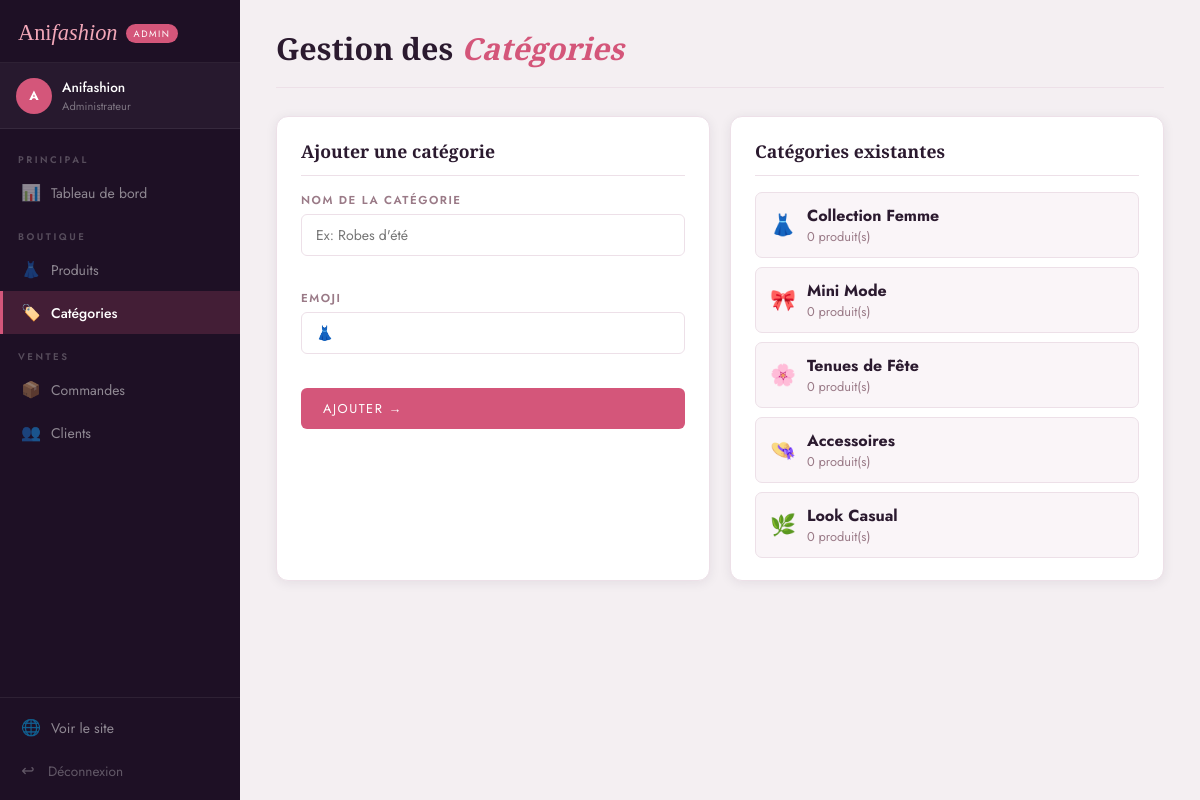
Page /admin/categories (signed in) on the committed database.
### app.py (models this page shows)
class Categorie(db.Model):
    id = db.Column(db.Integer, primary_key=True)
    nom = db.Column(db.String(100), nullable=False)
    emoji = db.Column(db.String(10), default='👗')
    produits = db.relationship('Produit', backref='categorie', lazy=True)

### app.py (the view)
@app.route('/admin/categories', methods=['GET', 'POST'])
@admin_required
def admin_categories():
    if request.method == 'POST':
        cat = Categorie(nom=request.form['nom'], emoji=request.form['emoji'])
        db.session.add(cat)
        db.session.commit()
        flash('Catégorie ajoutée.', 'success')
    categories = Categorie.query.all()
    return render_template('admin/categories.html', categories=categories)

### app.py (called while the page is built)
def admin_required(f):
    @wraps(f)
    def decorated(*args, **kwargs):
        if 'user_id' not in session or session.get('role') != 'admin':
            flash('Accès réservé aux administrateurs.', 'danger')
            return redirect(url_for('login'))
        return f(*args, **kwargs)
    return decorated

def get_panier():
    return session.get('panier', {})

def panier_count():
    return sum(get_panier().values())

def panier_total():
    panier = get_panier()
    total = 0
    for pid, qty in panier.items():
        p = Produit.query.get(int(pid))
        if p:
            total += p.prix * qty
    return round(total, 2)

@app.context_processor
def inject_panier():
    return dict(panier_count=panier_count(), panier_total=panier_total())

### templates/admin/categories.html (shortened to what this page needs)
{% extends 'admin/base_admin.html' %}
{% block dashboard_content %}
<div class="dash-header">
  <h1>Gestion des <em>Catégories</em></h1>
</div>
<div class="admin-grid-2">
  <div class="form-card">
    <h3 class="form-card-title">Ajouter une catégorie</h3>
    <form method="POST" class="profile-form" style="padding:0">
      <div class="form-group">
        <label>Nom de la catégorie</label>
        <input type="text" name="nom" required placeholder="Ex: Robes d'été">
      </div>
      <div class="form-group">
        <label>Emoji</label>
        <input type="text" name="emoji" value="👗" maxlength="2" placeholder="👗">
      </div>
      <button type="submit" class="btn-primary">Ajouter →</button>
    </form>
  </div>
  <div class="form-card">
    <h3 class="form-card-title">Catégories existantes</h3>
    <div class="cat-list">
      {% for cat in categories %}
      <div class="cat-list-item">
        <span class="cat-list-emoji">{{ cat.emoji }}</span>
        <div>
          <strong>{{ cat.nom }}</strong>
          <p style="font-size:.8rem;color:#9a7a87">{{ cat.produits|length }} produit(s)</p>
        </div>
      </div>
      {% else %}
      <p style="color:#9a7a87">Aucune catégorie.</p>
      {% endfor %}
    </div>
  </div>
</div>
{% endblock %}

### templates/admin/base_admin.html (shortened to what this page needs)
<!DOCTYPE html>
<html lang="fr">
<head>
  <link rel="stylesheet" href="{{ url_for('static', filename='css/dashboard.css') }}">
</head>
<body class="dashboard-body">
<div class="dashboard-layout">
  <aside class="sidebar sidebar-admin">
    <div class="sidebar-logo">
      <a href="{{ url_for('index') }}" class="logo-dash">Ani<span>fashion</span></a>
      <span class="admin-badge">Admin</span>
    </div>
    <div class="sidebar-user">
      <div class="sidebar-avatar">{{ session.user_nom[0] if session.user_nom else 'A' }}</div>
      <div class="sidebar-user-info">
        <p class="sidebar-name">{{ session.user_nom }}</p>
        <p class="sidebar-role">Administrateur</p>
      </div>
    </div>
    <nav class="sidebar-nav">
      <span class="sidebar-section-label">PRINCIPAL</span>
      <a href="{{ url_for('admin_dashboard') }}"
         class="sidebar-link {% if request.endpoint == 'admin_dashboard' %}active{% endif %}">
        <span class="sidebar-icon">📊</span>
        <span class="sidebar-text">Tableau de bord</span>
      </a>
      <span class="sidebar-section-label">BOUTIQUE</span>
      <a href="{{ url_for('admin_produits') }}"
         class="sidebar-link {% if 'produit' in request.endpoint %}active{% endif %}">
        <span class="sidebar-icon">👗</span>
        <span class="sidebar-text">Produits</span>
      </a>
      <a href="{{ url_for('admin_categories') }}"
         class="sidebar-link {% if request.endpoint == 'admin_categories' %}active{% endif %}">
        <span class="sidebar-icon">🏷️</span>
        <span class="sidebar-text">Catégories</span>
      </a>
      <span class="sidebar-section-label">VENTES</span>
      <a href="{{ url_for('admin_commandes') }}"
         class="sidebar-link {% if 'commande' in request.endpoint %}active{% endif %}">
        <span class="sidebar-icon">📦</span>
        <span class="sidebar-text">Commandes</span>
      </a>
      <a href="{{ url_for('admin_clients') }}"
         class="sidebar-link {% if request.endpoint == 'admin_clients' %}active{% endif %}">
        <span class="sidebar-icon">👥</span>
        <span class="sidebar-text">Clients</span>
      </a>
    </nav>
    <div class="sidebar-bottom">
      <a href="{{ url_for('index') }}" class="sidebar-link">
        <span class="sidebar-icon">🌐</span>
        <span class="sidebar-text">Voir le site</span>
      </a>
      <a href="{{ url_for('logout') }}" class="sidebar-logout">
        <span class="sidebar-icon">↩</span>
        <span class="sidebar-text">Déconnexion</span>
      </a>
    </div>
  </aside>
  <main class="dashboard-main">
    <div class="dashboard-content">
      {% block dashboard_content %}{% endblock %}
    </div>
  </main>
</div>
</body>
</html>

### rows in the picture
Categorie: emoji "👗", nom "Collection Femme", produits|length "0"
Categorie: emoji "🎀", nom "Mini Mode", produits|length "0"
Categorie: emoji "🌸", nom "Tenues de Fête", produits|length "0"
Categorie: emoji "👒", nom "Accessoires", produits|length "0"
Categorie: emoji "🌿", nom "Look Casual", produits|length "0"

### other values in the picture
{{ session.user_nom[0] if session.user_nom else 'A' }} "A"
{{ session.user_nom }} "Anifashion"
